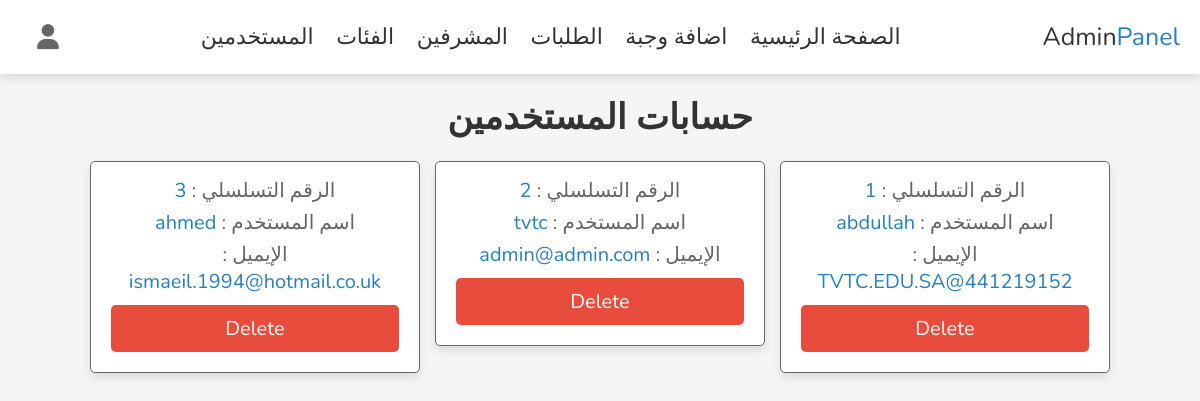
The app's page /users_accounts.php (signed in) with its own data.
### tables this page shows
CREATE TABLE `user` (
  `id` int(100) NOT NULL,
  `name` varchar(20) NOT NULL,
  `email` varchar(50) NOT NULL,
  `password` varchar(50) NOT NULL
);

### users_accounts.php (the view, shortened to what this page needs)
<?php
include 'config.php';
?>
<!DOCTYPE html>
<html dir="rtl">
<head>
   <link rel="stylesheet" href="https://cdnjs.cloudflare.com/ajax/libs/font-awesome/6.1.1/css/all.min.css">
   <link rel="stylesheet" href="css/admin_style.css">
</head>
<body>
<?php include 'admin_header.php' ?>
<section class="accounts">
   <h1 class="heading">حسابات المستخدمين</h1>
   <div class="box-container">
   <?php
      $select_accounts = $conn->prepare("SELECT * FROM `user`");
      $select_accounts->execute();
      if($select_accounts->rowCount() > 0){
         while($fetch_accounts = $select_accounts->fetch(PDO::FETCH_ASSOC)){
   ?>
   <div class="box">
      <p> الرقم التسلسلي : <span><?= $fetch_accounts['id']; ?></span> </p>
      <p>اسم المستخدم  : <span><?= $fetch_accounts['name']; ?></span> </p>
      <p> الإيميل : <span><?= $fetch_accounts['email']; ?></span> </p>
      <a href="users_accounts.php?delete=<?= $fetch_accounts['id']; ?>" onclick="return confirm('delete this account?')" class="delete-btn">delete</a>
   </div>
   <?php
         }
      }else{
         echo '<p class="empty">no accounts available!</p>';
      }
   ?>
   </div>
</section>
</body>
</html>

### css/admin_style.css (style rules this page uses)
:root { --main-color:#2980b9; --red:#e74c3c; --orange:#f39c12; --black:#333; --white:#fff; --light-bg:#f5f5f5; --light-color:#666; --border:.1rem solid var(--light-color); --box-shadow:0 .5rem 1rem rgba(0,0,0,.1); }
* { font-family: 'Nunito', sans-serif; margin:0; padding:0; box-sizing: border-box; outline: none; border:none; text-decoration: none; transition: .2s linear; }
html { font-size: 62.5%; overflow-x: hidden; scroll-behavior: smooth; scroll-padding-top: 7rem; }
body { background: var(--light-bg); }
section { padding:2rem; margin:0 auto; max-width: 1200px; }
.heading { text-align: center; margin-bottom: 2rem; font-size: 3.5rem; color:var(--black); text-transform: uppercase; }
.delete-btn, .option-btn, .btn { display: block; width: 100%; margin-top: 1rem; border-radius: .5rem; padding:1rem 3rem; font-size: 2rem; color:var(--white); cursor: pointer; text-transform: capitalize; text-align: center; }
.delete-btn { background-color: var(--red); }
.accounts .box-container { display: grid; grid-template-columns: repeat(auto-fit, 33rem); gap:1.5rem; align-items: flex-start; justify-content: center; }
.accounts .box-container .box { padding:2rem; padding-top: 1rem; border-radius: .5rem; text-align: center; border:var(--border); background-color: var(--white); box-shadow: var(--box-shadow); }
.accounts .box-container .box p { font-size: 2rem; color:var(--light-color); margin: .5rem 0; }
.accounts .box-container .box p span { color:var(--main-color); }

### records on screen
user: id "1", name "abdullah", email "441219152@TVTC.EDU.SA"
user: id "2", name "tvtc", email "admin@admin.com"
user: id "3", name "ahmed", email "ismaeil.1994@hotmail.co.uk"
